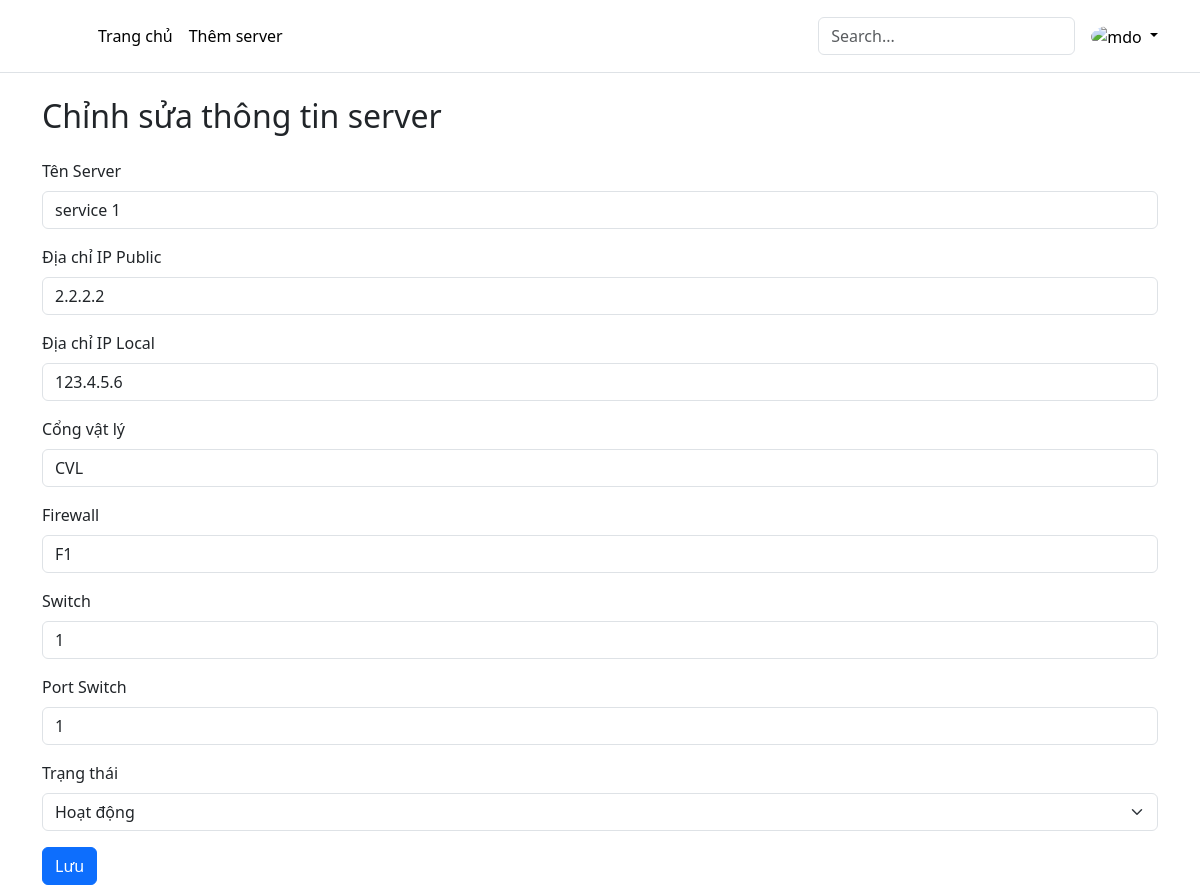
Screenshot of /edit.php?id=6 with the database file from the repository.
### tables this page shows
CREATE TABLE `server` (
      `id`	INTEGER NOT NULL UNIQUE,
      `service`	TEXT,
      `ip_public`	varchar,
      `ip_local`	varchar,
      `physical_host`	varchar,
      `firewall`	varchar,
      `switch`	varchar,
      `port_switch`	varchar,
      `status`	INTEGER,
      PRIMARY KEY(`id` AUTOINCREMENT)
  );

### includes/database.php (called while the page is built, shortened)
<?php
$conn = new PDO('sqlite:'.$_SERVER['DOCUMENT_ROOT'].'/HAPROXY/data/database.sqlite');
$conn->setAttribute(PDO::ATTR_ERRMODE, PDO::ERRMODE_EXCEPTION);
function query($sql, $data = [],$check = false){
    global $conn;
    $result = false;
    try {
        $statement = $conn -> prepare($sql);
        if(!empty($data)){
            $result = $statement -> execute($data);
        }else{
            $result = $statement -> execute();
        }
    } catch (Exception $e) {
        echo $e ->getMessage() .'<br>';
        echo 'file: '.$e->getFile();
        echo 'line: '.$e->getLine();
    }
    if($check){
        return $statement;
    }
    return $result;
}
function getAll($sql){
    $result = query($sql, '',true);
    if(is_object($result)){
        $dataFetch = $result->fetchAll(PDO::FETCH_ASSOC);
    }
    return $dataFetch;
}

### edit.php (the view, shortened to what this page needs)
<!DOCTYPE html>
<html lang="en">
<head>
    <link rel="stylesheet" href="https://cdnjs.cloudflare.com/ajax/libs/font-awesome/6.5.2/css/all.min.css">
    <link href="https://cdn.jsdelivr.net/npm/bootstrap@5.3.3/dist/css/bootstrap.min.css" rel="stylesheet">
</head>
<body>
<header class="p-3 mb-3 border-bottom">
    <div class="container">
        <div class="d-flex flex-wrap align-items-center justify-content-center justify-content-lg-start">
            <a href="#" class="d-flex align-items-center mb-2 mb-lg-0 link-body-emphasis text-decoration-none">
                <svg class="bi me-2" width="40" height="32" role="img" aria-label="Bootstrap"><use xlink:href="#bootstrap"></use></svg>
            </a>
            <ul class="nav col-12 col-lg-auto me-lg-auto mb-2 justify-content-center mb-md-0">
                <li><a href="index.php" class="nav-link px-2 link-body-emphasis">Trang chủ</a></li>
                <li><a href="add.php" class="nav-link px-2 link-body-emphasis">Thêm server</a></li>
            </ul>
            <form class="col-12 col-lg-auto mb-3 mb-lg-0 me-lg-3" role="search">
                <input type="search" class="form-control" placeholder="Search..." aria-label="Search">
            </form>
            <div class="dropdown text-end">
                <a href="#" class="d-block link-body-emphasis text-decoration-none dropdown-toggle" data-bs-toggle="dropdown" aria-expanded="false">
                    <img src="https://github.com/mdo.png" alt="mdo" width="32" height="32" class="rounded-circle">
                </a>
            </div>
        </div>
    </div>
</header>
<?php
include './includes/database.php';
if (isset($_GET['id'])) {
    $listServer = getAll("SELECT * FROM `server` WHERE id = '".$_GET['id']."' LIMIT 1");
}
?>
<div class="container">
    <h2 class="my-4">Chỉnh sửa thông tin server</h2>
    <form method="post">
    <?php foreach ($listServer as $row): ?>
        <div class="mb-3">
            <label for="server" class="form-label">Tên Server</label>
            <input type="text" class="form-control" id="service" name="service" value='<?php echo $row['service'];?>'>
        </div>
        <div class="mb-3">
            <label for="ip_public" class="form-label">Địa chỉ IP Public</label>
            <input type="text" class="form-control" id="ip_public" name="ip_public" value="<?php echo $row['ip_public']; ?>">
        </div>
        <div class="mb-3">
            <label for="ip_local" class="form-label">Địa chỉ IP Local</label>
            <input type="text" class="form-control" id="ip_local" name="ip_local" value="<?php echo $row['ip_local']; ?>">
        </div>
        <div class="mb-3">
            <label for="physical_host" class="form-label">Cổng vật lý</label>
            <input type="text" class="form-control" id="physical_host" name="physical_host" value="<?php echo $row['physical_host']; ?>">
        </div>
        <div class="mb-3">
            <label for="firewall" class="form-label">Firewall</label>
            <input type="text" class="form-control" id="firewall" name="firewall" value="<?php echo $row['firewall']; ?>">
        </div>
        <div class="mb-3">
            <label for="switch" class="form-label">Switch</label>
            <input type="text" class="form-control" id="switch" name="switch" value="<?php echo $row['switch']; ?>">
        </div>
        <div class="mb-3">
            <label for="port_switch" class="form-label">Port Switch</label>
            <input type="text" class="form-control" id="port_switch" name="port_switch" value="<?php echo $row['port_switch']; ?>">
        </div>
        <div class="mb-3">
            <label for="status" class="form-label">Trạng thái</label>
            <select class="form-select" id="status" name="status">
                <option value="0" <?php if ($row['status'] == 0) echo 'selected'; ?>>Hoạt động</option>
            </select>
        </div>
        <?php endforeach; ?>
        <button type="submit" class="btn btn-primary">Lưu</button>
    </form>
</div>
</body>
</html>

### rows the page displays
server: service "service 1", ip_public "2.2.2.2", ip_local "123.4.5.6", physical_host "CVL", firewall "F1", switch "1", port_switch "1", status "Hoạt động"
